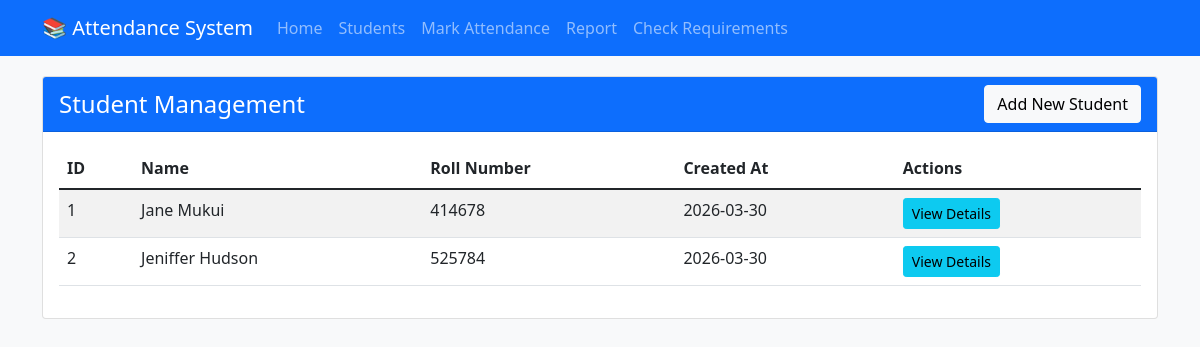
Before: /students with the older database file.
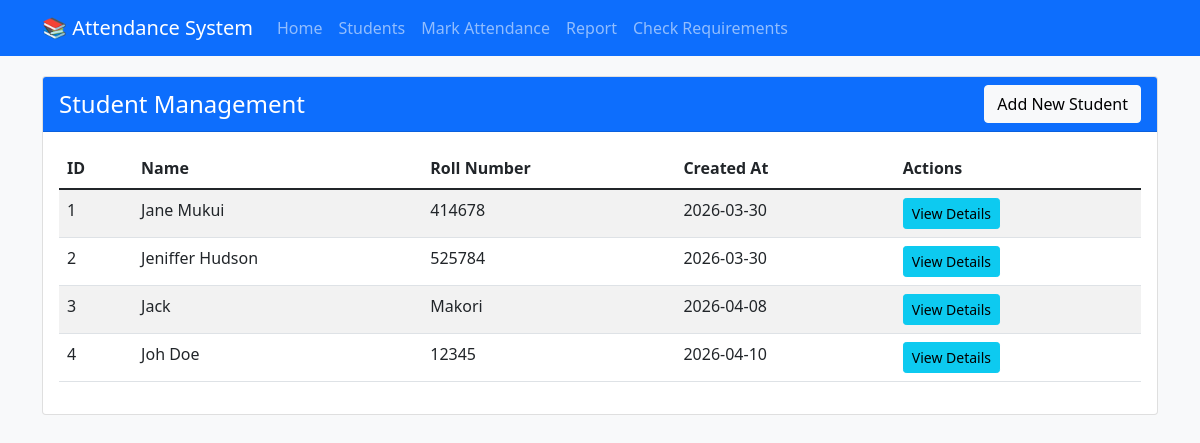
After: the same page with the newer database file.
### models.py (models this page shows, shortened)
class Student(db.Model):
    __tablename__ = 'students'
    id = db.Column(db.Integer, primary_key=True)
    name = db.Column(db.String(100), nullable=False)
    roll_number = db.Column(db.String(50), unique=True, nullable=False)
    created_at = db.Column(db.DateTime, default=datetime.utcnow)
    attendance_records = db.relationship('Attendance', backref='student', lazy=True, cascade='all, delete-orphan')

### app.py (the view)
@app.route('/students')
def students():
    all_students = Student.query.all()
    return render_template('students.html', students=all_students)

### templates/students.html (shortened to what this page needs)
{% extends "base.html" %}
{% block content %}
<div class="card">
    <div class="card-header bg-primary text-white d-flex justify-content-between align-items-center">
        <h4 class="mb-0">Student Management</h4>
        <button type="button" class="btn btn-light" data-bs-toggle="modal" data-bs-target="#addStudentModal">
            Add New Student
        </button>
    </div>
    <div class="card-body">
        <div class="table-responsive">
            <table class="table table-striped table-hover">
                <thead>
                    <tr>
                        <th>ID</th>
                        <th>Name</th>
                        <th>Roll Number</th>
                        <th>Created At</th>
                        <th>Actions</th>
                    </tr>
                </thead>
                <tbody>
                    {% for student in students %}
                    <tr>
                        <td>{{ student.id }}</td>
                        <td>{{ student.name }}</td>
                        <td>{{ student.roll_number }}</td>
                        <td>{{ student.created_at.strftime('%Y-%m-%d') if student.created_at else 'N/A' }}</td>
                        <td>
                            <a href="/student/{{ student.id }}" class="btn btn-sm btn-info">View Details</a>
                        </td>
                    </tr>
                    {% else %}
                    <tr>
                        <td colspan="5" class="text-center">No students found. Add your first student!</td>
                    </tr>
                    {% endfor %}
                </tbody>
            </table>
        </div>
    </div>
</div>
{% endblock %}

Changed rows visible on the page:
added Student: id "3", name "Jack", roll_number "Makori", created_at "2026-04-08"
added Student: id "4", name "Joh Doe", roll_number "12345", created_at "2026-04-10"
